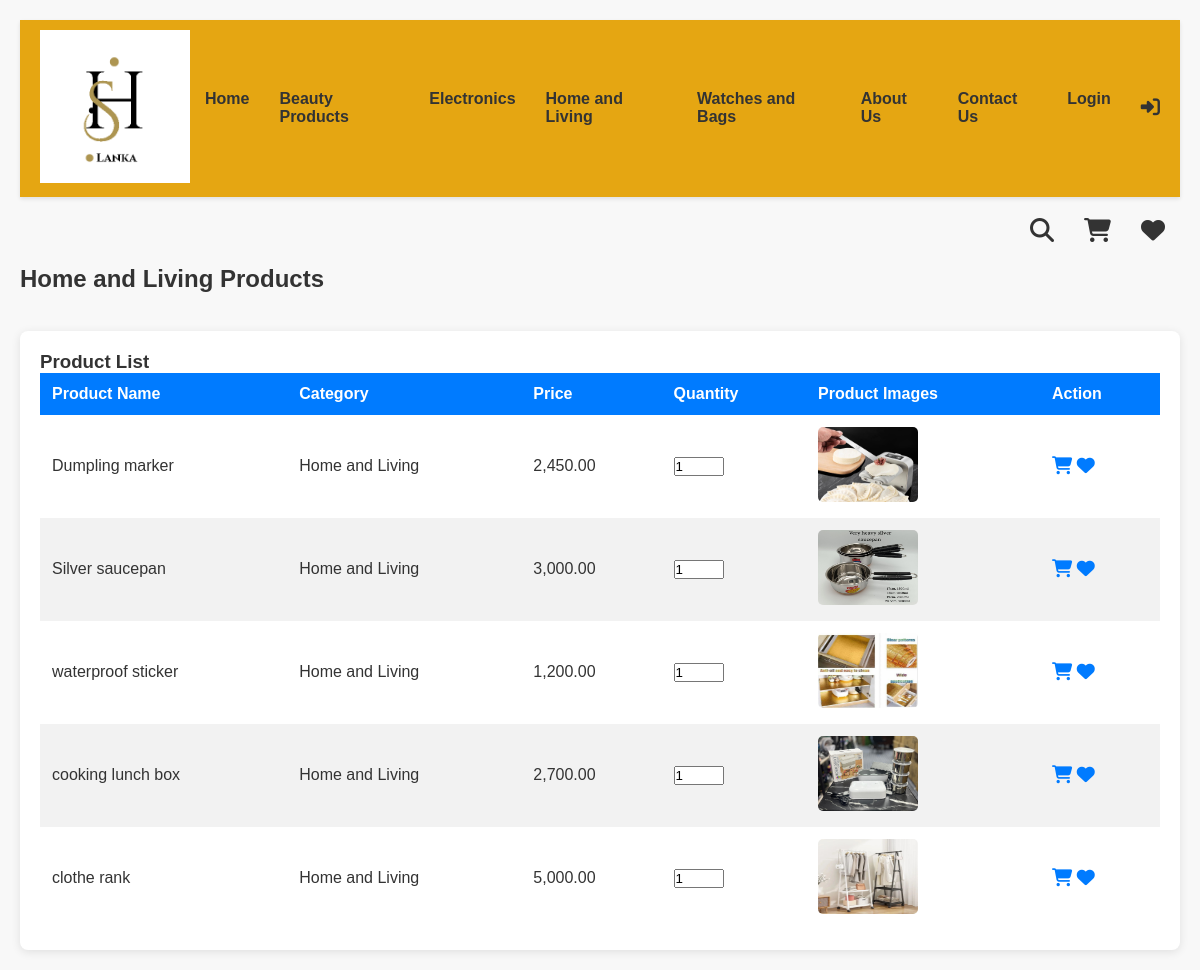
The app's page /HomeandLiving.php with its own data.
### tables this page shows
CREATE TABLE `products` (
  `id` int(11) NOT NULL,
  `code` varchar(50) NOT NULL,
  `name` varchar(100) NOT NULL,
  `description` text NOT NULL,
  `quantity` int(11) NOT NULL,
  `Price` decimal(10,0) NOT NULL,
  `availability` tinyint(1) NOT NULL DEFAULT 1,
  `image` varchar(255) NOT NULL,
  `category_id` int(11) DEFAULT NULL
);

CREATE TABLE `categories` (
  `id` int(11) NOT NULL,
  `code` varchar(100) NOT NULL,
  `name` varchar(255) NOT NULL,
  `image` varchar(255) NOT NULL,
  `description` text NOT NULL
);

### HomeandLiving.php (the view, shortened to what this page needs)
<?php
include "./index_Cus.php";
$database = new connection();
try {
    $conn = $database->getConnection();
    $select_sql = "
        SELECT p.id AS product_id, p.code, p.name, p.description, p.quantity, p.Price, p.availability,
               c.name AS category_name,
               p.image AS product_image
        FROM products p
        LEFT JOIN categories c ON p.category_id = c.id
        WHERE c.name = 'Home and Living'  -- Filter for Home and Living category
    ";
    $stmt = $conn->query($select_sql);
    $products = $stmt->fetchAll(PDO::FETCH_ASSOC);
} catch (PDOException $e) {
    echo 'Error: ' . $e->getMessage();
}
?>
<section id="content">
    <main>
        <div class="head-title">
            <div class="left">
                <h1>Home and Living Products</h1>
                <ul class="breadcrumb">
                </ul>
            </div>
        </div>
        <div class="table-data">
            <div class="order">
                <div class="head">
                    <h3>Product List</h3>
                </div>
                <table>
                    <thead>
                        <tr>
                            <th>Product Name</th>
                            <th>Category</th>
                            <th>Price</th>
                            <th>Quantity</th>
                            <th>Product Images</th>
                            <th>Action</th>
                        </tr>
                        </thead>
                    <tbody>
                        <?php if (!empty($products)) : ?>
                            <?php foreach ($products as $product) : ?>
                                <tr>
                                    <td><?php echo $product['name']; ?></td>
                                    <td><?php echo $product['category_name']; ?></td>
                                    <td><?php echo number_format($product['Price'], 2); ?></td>
                                    <td>
                                        <form method="POST" action="./Cart.php">
                                            <input type="number" name="quantity" value="1" min="1" style="width: 50px;" id="quantity_<?php echo $product['product_id']; ?>">
                                    </td>
                                    <td>
                                        <img src="<?php echo $product['product_image']; ?>" alt="Product Image" class="product-image">
                                    </td>
                                    <td>
                                        <button type="submit" name="add_to_cart" class="cart-button" onclick="addToCart(<?php echo $product['product_id']; ?>, '<?php echo addslashes($product['name']); ?>', <?php echo $product['Price']; ?>); return false;">
                                            <i class="fas fa-shopping-cart"></i>
                                        </button>
                                        <form method="POST" action="./Wishlist.php" style="display:inline-block;">
                                            <button type="submit" name="add_to_wishlist" class="wishlist-button" onclick="alert('Item added to wishlist!');">
                                                <i class="fas fa-heart"></i>
                                            </button>
                                        </form>
                                    </td>
                                </tr>
                            <?php endforeach; ?>
                        <?php else : ?>
                            <tr>
                                <td colspan="6">No products found.</td>
                            </tr>
                        <?php endif; ?>
                    </tbody>
                </table>
            </div>
        </div>
    </main>
</section>
</body>
</html>

### HomeandLiving.php (style rules this page uses)
body { font-family: Arial, sans-serif; background-color: #f8f8f8; color: #333; margin: 0; padding: 20px; }
#content { max-width: 1200px; margin: 0 auto; }
.head-title { display: flex; justify-content: space-between; align-items: center; margin-bottom: 20px; }
.head-title h1 { font-size: 24px; color: #333; }
.breadcrumb { list-style: none; padding: 0; }
.table-data { background: white; border-radius: 8px; box-shadow: 0 2px 10px rgba(0, 0, 0, 0.1); padding: 20px; }
.table-data .order { overflow-x: auto; }
table { width: 100%; border-collapse: collapse; }
th, td { padding: 12px; text-align: left; }
th { background-color: #007bff; color: white; }
tbody tr:nth-child(even) { background-color: #f2f2f2; }
.product-image { width: 100px; height: 75px; border-radius: 5px; }
.cart-button, .wishlist-button { border: none; background: none; cursor: pointer; color: #007bff; font-size: 18px; }

### records on screen
products: name "Dumpling marker", category.name "Home and Living", Price "2,450.00", image (picture)
products: name "Silver saucepan", category.name "Home and Living", Price "3,000.00", image (picture)
products: name "waterproof sticker", category.name "Home and Living", Price "1,200.00", image (picture)
products: name "cooking lunch box", category.name "Home and Living", Price "2,700.00", image (picture)
products: name "clothe rank", category.name "Home and Living", Price "5,000.00", image (picture)
